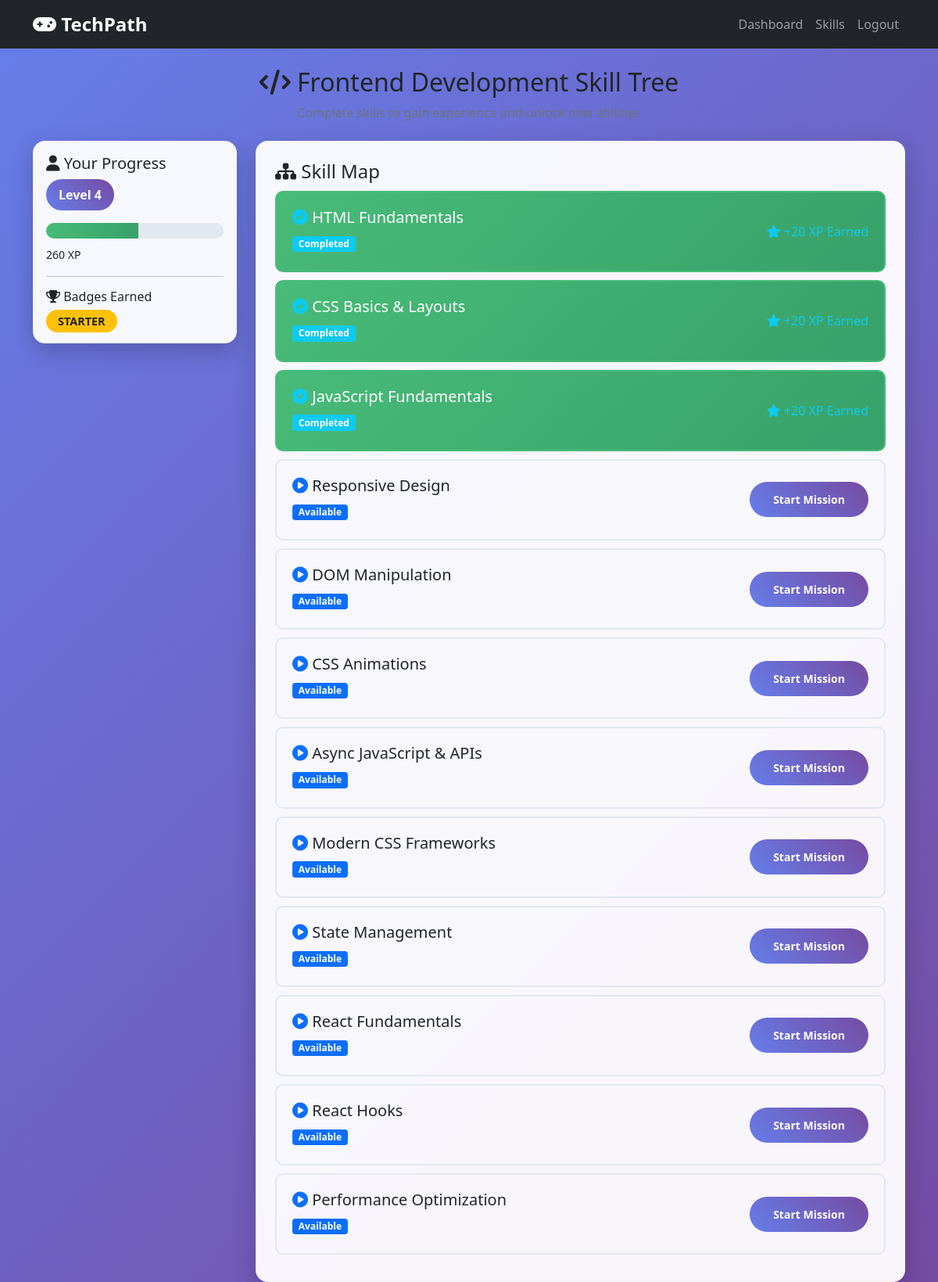
The app's page /skills (signed in) with its own data.
### app.py (models this page shows)
class User(db.Model):
    id = db.Column(db.Integer, primary_key=True)
    name = db.Column(db.String(100))
    email = db.Column(db.String(100), unique=True)
    password = db.Column(db.String(100))
    xp = db.Column(db.Integer, default=0)
    level = db.Column(db.Integer, default=1)
    career = db.Column(db.String(100))
    badge = db.Column(db.String(100), default="Starter")
    skills_completed = db.Column(db.Integer, default=0)
    last_login = db.Column(db.DateTime)
    login_streak = db.Column(db.Integer, default=0)
    created_at = db.Column(db.DateTime, default=datetime.utcnow)

class Skill(db.Model):
    id = db.Column(db.Integer, primary_key=True)
    career = db.Column(db.String(100))
    name = db.Column(db.String(100))
    required_level = db.Column(db.Integer)

### app.py (the view)
@app.route("/skills")
def skills():
    if "user_id" not in session:
        return redirect("/login")
    user = User.query.get(session["user_id"])
    if not user.career:
        return redirect("/careers")
    all_skills = Skill.query.filter_by(career=user.career).order_by(Skill.required_level).all()
    user_skills = UserSkill.query.filter_by(user_id=user.id).all()
    completed_skill_ids = [us.skill_id for us in user_skills if us.completed]
    return render_template("skills.html", user=user, skills=all_skills, completed_skill_ids=completed_skill_ids)

### templates/skills.html (shortened to what this page needs)
{% extends "base.html" %}
{% block content %}
<div class="text-center mb-4">
    <h2><i class="fas fa-code"></i> {{ user.career }} Skill Tree</h2>
    <p class="text-muted">Complete skills to gain experience and unlock new abilities</p>
</div>
<div class="row">
    <div class="col-md-3">
        <div class="game-card p-3">
            <h5><i class="fas fa-user"></i> Your Progress</h5>
            <div class="mb-3">
                <span class="level-badge">Level {{ user.level }}</span>
            </div>
            <div class="xp-bar mb-2">
                {% set xp_percentage = ((user.xp % 500) // 5) %}
                <div class="xp-progress" style="width: {{ xp_percentage }}%"></div>
            </div>
            <small>{{ user.xp }} XP</small>
            <hr>
            <h6><i class="fas fa-trophy"></i> Badges Earned</h6>
            <div class="mt-2">
                <span class="badge-custom bg-warning">{{ user.badge }}</span>
            </div>
        </div>
    </div>
    <div class="col-md-9">
        <div class="game-card p-4">
            <h4><i class="fas fa-sitemap"></i> Skill Map</h4>
            {% for skill in skills %}
                {% set is_completed = skill.id in completed_skill_ids %}
                {% set is_locked = user.level < skill.required_level %}
                <div class="skill-card {{ 'completed' if is_completed else ('locked' if is_locked else '') }}">
                    <div class="row align-items-center">
                        <div class="col-md-8">
                            <h5>
                                {% if is_completed %}
                                    <i class="fas fa-check-circle text-success"></i>
                                {% elif is_locked %}
                                    <i class="fas fa-lock text-muted"></i>
                                {% else %}
                                    <i class="fas fa-play-circle text-primary"></i>
                                {% endif %}
                                {{ skill.name }}
                            </h5>
                            <p class="mb-1">
                                {% if is_completed %}
                                    <span class="badge bg-success">Completed</span>
                                {% elif is_locked %}
                                    <span class="badge bg-secondary">Requires Level {{ skill.required_level }}</span>
                                {% else %}
                                    <span class="badge bg-primary">Available</span>
                                {% endif %}
                            </p>
                        </div>
                        <div class="col-md-4 text-end">
                            {% if not is_completed and not is_locked %}
                                <a href="{{ url_for('skill_mission', skill_id=skill.id) }}" class="btn btn-game btn-sm">
                                    Start Mission
                                </a>
                            {% elif is_completed %}
                                <span class="text-success"><i class="fas fa-star"></i> +20 XP Earned</span>
                            {% else %}
                                <button class="btn btn-secondary btn-sm" disabled>
                                    <i class="fas fa-lock"></i> Locked
                                </button>
                            {% endif %}
                        </div>
                    </div>
                </div>
            {% endfor %}
        </div>
    </div>
</div>
{% endblock %}

### templates/base.html (style rules this page uses)
:root { --primary-color: #667eea; --secondary-color: #764ba2; --success-color: #48bb78; --warning-color: #f6ad55; --danger-color: #fc8181; --dark-color: #2d3748; --bs-secondary-rgb: 255, 255, 255; --bs-success-rgb: 13, 202, 240; --bs-text-opacity: 1; --bs-bg-opacity: 1; }
body { background: linear-gradient(135deg, #667eea 0%, #764ba2 100%); min-height: 100vh; font-family: 'Segoe UI', Tahoma, Geneva, Verdana, sans-serif; }
.game-card { background: rgba(255, 255, 255, 0.95); border-radius: 15px; box-shadow: 0 10px 30px rgba(0, 0, 0, 0.2); backdrop-filter: blur(10px); border: 1px solid rgb(244, 239, 239); }
.level-badge { background: linear-gradient(45deg, var(--primary-color), var(--secondary-color)); color: white; padding: 8px 16px; border-radius: 25px; font-weight: bold; display: inline-block; }
.xp-bar { background: #e2e8f0; border-radius: 10px; overflow: hidden; height: 20px; }
.xp-progress { background: linear-gradient(90deg, var(--success-color), #38a169); height: 100%; transition: width 0.5s ease; }
.skill-card { border: 2px solid #e2e8f0; border-radius: 10px; padding: 20px; margin: 10px 0; transition: all 0.3s ease; cursor: pointer; }
.skill-card.completed { background: linear-gradient(135deg, #48bb78, #38a169); color: white; border-color: var(--success-color); }
.badge-custom { padding: 5px 15px; border-radius: 20px; font-size: 0.9rem; font-weight: bold; text-transform: uppercase; }
.btn-game { background: linear-gradient(45deg, var(--primary-color), var(--secondary-color)); color: white; border: none; padding: 12px 30px; border-radius: 25px; font-weight: bold; transition: all 0.3s ease; }
.bg-success { background-color: rgba(var(--bs-success-rgb), var(--bs-bg-opacity)) !important; }
.badge { color: #ffffff; }

### records on screen
User: career "Frontend Development", level "4", xp "260", badge "STARTER"
Skill: name "HTML Fundamentals", shows "Completed", shows "+20 XP Earned"
Skill: name "CSS Basics & Layouts", shows "Completed", shows "+20 XP Earned"
Skill: name "JavaScript Fundamentals", shows "Completed", shows "+20 XP Earned"
Skill: name "Responsive Design", shows "Available"
Skill: name "DOM Manipulation", shows "Available"
Skill: name "CSS Animations", shows "Available"
Skill: name "Async JavaScript & APIs", shows "Available"
Skill: name "Modern CSS Frameworks", shows "Available"
Skill: name "State Management", shows "Available"
Skill: name "React Fundamentals", shows "Available"
Skill: name "React Hooks", shows "Available"
Skill: name "Performance Optimization", shows "Available"
